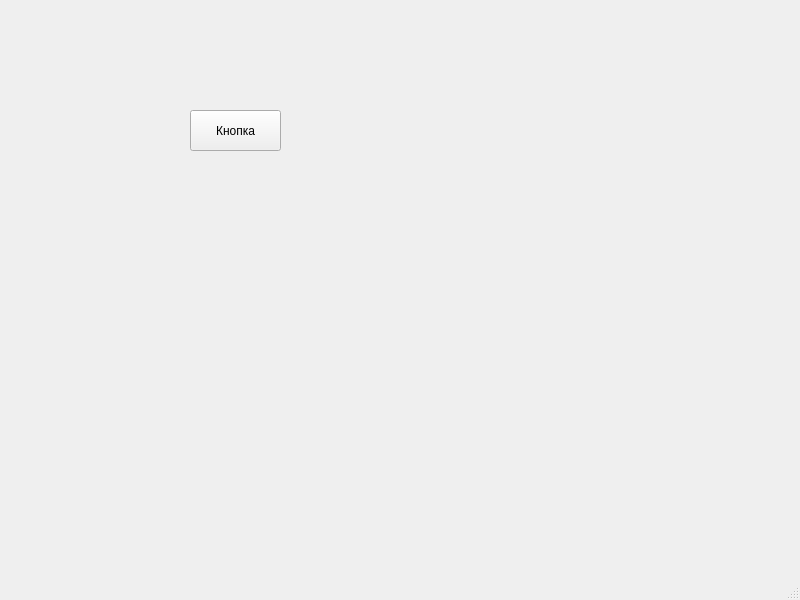
<?xml version="1.0" encoding="UTF-8"?>
<ui version="4.0">
 <class>MainWindow</class>
 <widget class="QMainWindow" name="MainWindow">
  <property name="geometry">
   <rect>
    <x>0</x>
    <y>0</y>
    <width>800</width>
    <height>600</height>
   </rect>
  </property>
  <property name="windowTitle">
   <string>MainWindow</string>
  </property>
  <widget class="QWidget" name="centralwidget">
   <widget class="QPushButton" name="pushButton">
    <property name="geometry">
     <rect>
      <x>190</x>
      <y>110</y>
      <width>91</width>
      <height>41</height>
     </rect>
    </property>
    <property name="text">
     <string>Кнопка</string>
    </property>
   </widget>
  </widget>
  <widget class="QMenuBar" name="menubar">
   <property name="geometry">
    <rect>
     <x>0</x>
     <y>0</y>
     <width>800</width>
     <height>20</height>
    </rect>
   </property>
  </widget>
  <widget class="QStatusBar" name="statusbar"/>
 </widget>
 <resources/>
 <connections/>
</ui>
